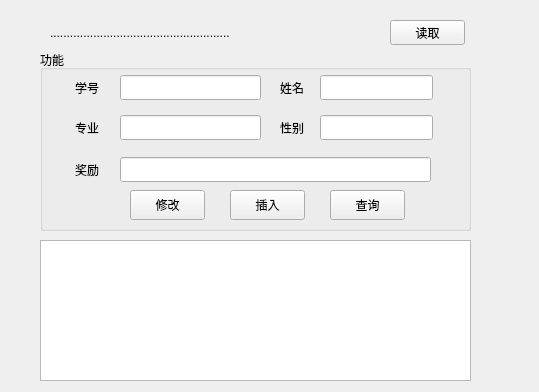
<?xml version="1.0" encoding="UTF-8"?>
<ui version="4.0">
 <class>Widget</class>
 <widget class="QWidget" name="Widget">
  <property name="geometry">
   <rect>
    <x>0</x>
    <y>0</y>
    <width>539</width>
    <height>392</height>
   </rect>
  </property>
  <property name="windowTitle">
   <string>Widget</string>
  </property>
  <widget class="QPushButton" name="Btn_load">
   <property name="geometry">
    <rect>
     <x>390</x>
     <y>20</y>
     <width>75</width>
     <height>25</height>
    </rect>
   </property>
   <property name="text">
    <string>读取</string>
   </property>
  </widget>
  <widget class="QLabel" name="Lab_path">
   <property name="geometry">
    <rect>
     <x>50</x>
     <y>20</y>
     <width>311</width>
     <height>25</height>
    </rect>
   </property>
   <property name="text">
    <string>......................................................</string>
   </property>
  </widget>
  <widget class="QGroupBox" name="groupBox">
   <property name="geometry">
    <rect>
     <x>40</x>
     <y>50</y>
     <width>431</width>
     <height>181</height>
    </rect>
   </property>
   <property name="title">
    <string>功能</string>
   </property>
   <widget class="QLabel" name="label">
    <property name="geometry">
     <rect>
      <x>20</x>
      <y>28</y>
      <width>54</width>
      <height>20</height>
     </rect>
    </property>
    <property name="text">
     <string>学号</string>
    </property>
    <property name="alignment">
     <set>Qt::AlignCenter</set>
    </property>
   </widget>
   <widget class="QLabel" name="label_2">
    <property name="geometry">
     <rect>
      <x>225</x>
      <y>28</y>
      <width>54</width>
      <height>20</height>
     </rect>
    </property>
    <property name="text">
     <string>姓名</string>
    </property>
    <property name="alignment">
     <set>Qt::AlignCenter</set>
    </property>
   </widget>
   <widget class="QLabel" name="label_3">
    <property name="geometry">
     <rect>
      <x>20</x>
      <y>68</y>
      <width>54</width>
      <height>20</height>
     </rect>
    </property>
    <property name="text">
     <string>专业</string>
    </property>
    <property name="alignment">
     <set>Qt::AlignCenter</set>
    </property>
   </widget>
   <widget class="QLabel" name="label_4">
    <property name="geometry">
     <rect>
      <x>225</x>
      <y>68</y>
      <width>54</width>
      <height>20</height>
     </rect>
    </property>
    <property name="text">
     <string>性别</string>
    </property>
    <property name="alignment">
     <set>Qt::AlignCenter</set>
    </property>
   </widget>
   <widget class="QLineEdit" name="Ledit_num">
    <property name="geometry">
     <rect>
      <x>80</x>
      <y>25</y>
      <width>141</width>
      <height>25</height>
     </rect>
    </property>
   </widget>
   <widget class="QLineEdit" name="Ledit_major">
    <property name="geometry">
     <rect>
      <x>80</x>
      <y>65</y>
      <width>141</width>
      <height>25</height>
     </rect>
    </property>
   </widget>
   <widget class="QLineEdit" name="Ledit_name">
    <property name="geometry">
     <rect>
      <x>280</x>
      <y>25</y>
      <width>113</width>
      <height>25</height>
     </rect>
    </property>
   </widget>
   <widget class="QLineEdit" name="Ledit_gender">
    <property name="geometry">
     <rect>
      <x>280</x>
      <y>65</y>
      <width>113</width>
      <height>25</height>
     </rect>
    </property>
   </widget>
   <widget class="QPushButton" name="Btn_insert">
    <property name="geometry">
     <rect>
      <x>190</x>
      <y>140</y>
      <width>75</width>
      <height>30</height>
     </rect>
    </property>
    <property name="text">
     <string>插入</string>
    </property>
   </widget>
   <widget class="QPushButton" name="Btn_query">
    <property name="geometry">
     <rect>
      <x>290</x>
      <y>140</y>
      <width>75</width>
      <height>30</height>
     </rect>
    </property>
    <property name="text">
     <string>查询</string>
    </property>
   </widget>
   <widget class="QPushButton" name="pushButton">
    <property name="geometry">
     <rect>
      <x>90</x>
      <y>140</y>
      <width>75</width>
      <height>30</height>
     </rect>
    </property>
    <property name="text">
     <string>修改</string>
    </property>
   </widget>
   <widget class="QLabel" name="label_5">
    <property name="geometry">
     <rect>
      <x>20</x>
      <y>110</y>
      <width>54</width>
      <height>20</height>
     </rect>
    </property>
    <property name="text">
     <string>奖励</string>
    </property>
    <property name="alignment">
     <set>Qt::AlignCenter</set>
    </property>
   </widget>
   <widget class="QLineEdit" name="Ledit_reward">
    <property name="geometry">
     <rect>
      <x>80</x>
      <y>107</y>
      <width>311</width>
      <height>25</height>
     </rect>
    </property>
   </widget>
  </widget>
  <widget class="QTableView" name="tableView">
   <property name="geometry">
    <rect>
     <x>40</x>
     <y>240</y>
     <width>431</width>
     <height>141</height>
    </rect>
   </property>
  </widget>
 </widget>
 <layoutdefault spacing="6" margin="11"/>
 <resources/>
 <connections/>
</ui>
